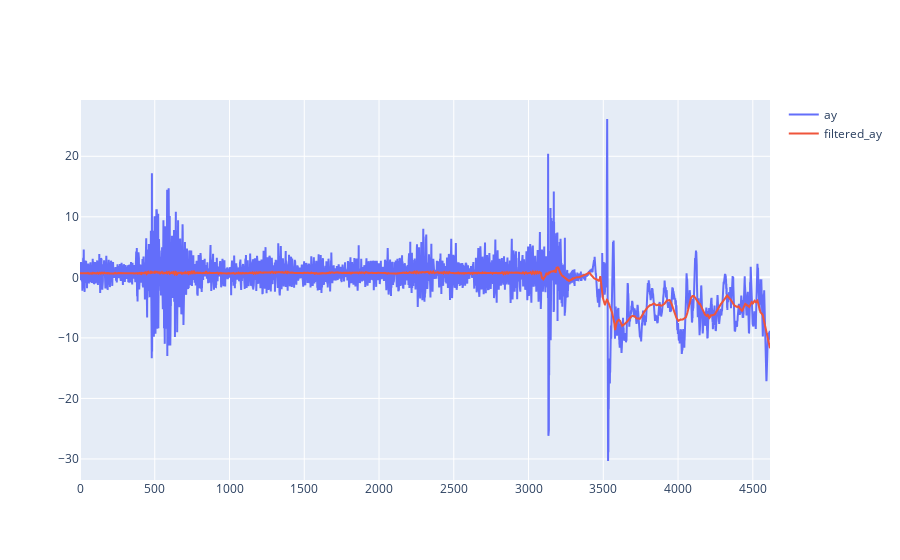

The notebook cell saved with this chart:
### Code cell
import plotly.graph_objects as go

ay = [x.get("ay") for x in tick_data]
optimal_params = util.find_optimal_savgol_parameters(ay, 10000, 1000)
filtered_ay = util.denoise(ay, optimal_params[0], optimal_params[1])

fig = go.Figure()

fig.add_trace(go.Scatter(x=np.arange(len(ay)), y=ay,
					mode='lines',
					name='ay'))

fig.add_trace(go.Scatter(x=np.arange(len(filtered_ay)), y=filtered_ay,
					mode='lines',
					name='filtered_ay'))

fig.show()

### Figure 1 — Plotly figure (JSON) as saved in the notebook; plotly's stock layout.template omitted (floating-point values rounded to 4 significant figures; data arrays with more than 128 entries replaced by an {"elided": "..."} marker saying what was removed)
{"data": [{"mode": "lines", "name": "ay", "x": {"elided": "4616 int values"}, "y": {"elided": "4616 float values"}, "type": "scatter"}, {"mode": "lines", "name": "filtered_ay", "x": {"elided": "4616 int values"}, "y": {"elided": "4616 float values"}, "type": "scatter"}], "layout": {}}
